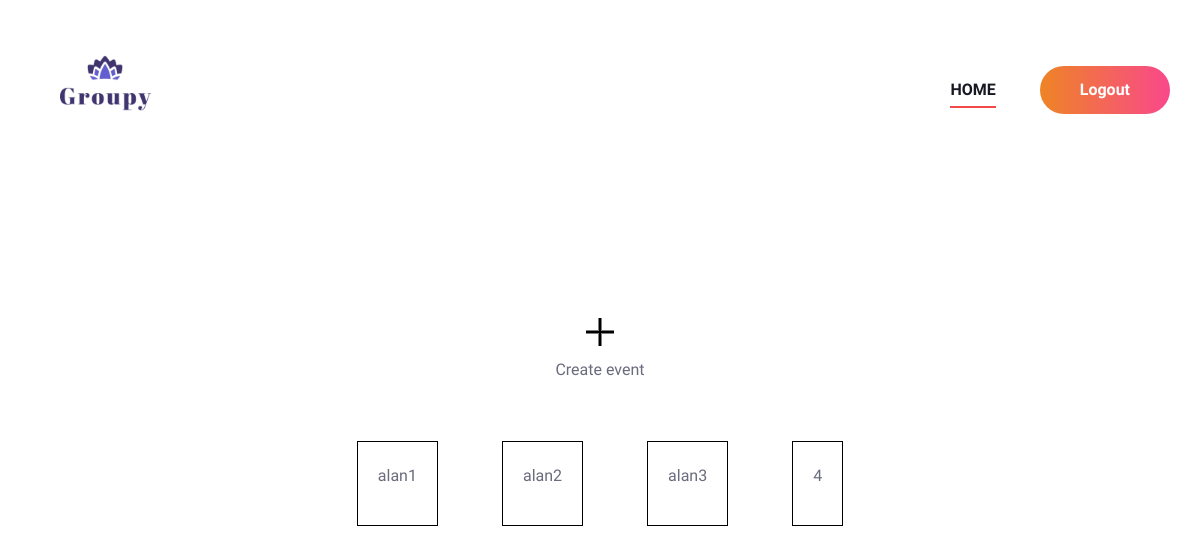
Before: /Org/home/ (signed in) with the older database file.
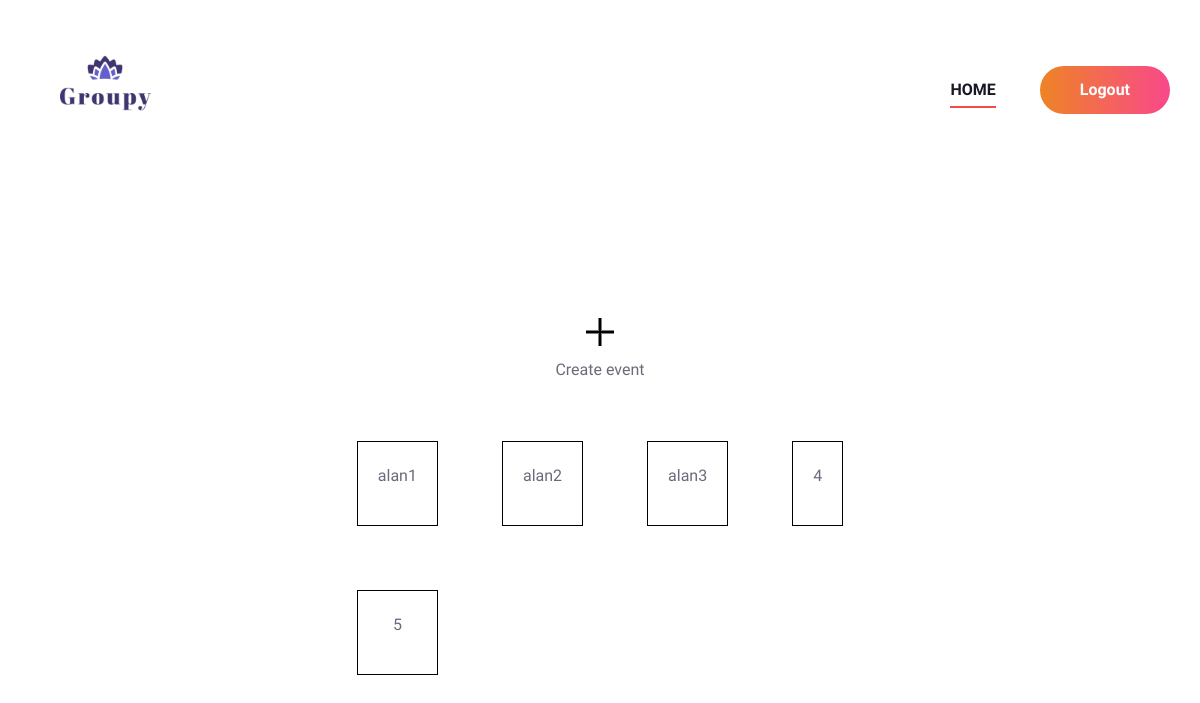
After: the same page with the newer database file.
### Organizer/models.py (models this page shows)
class Event(models.Model):
    code=models.CharField(max_length=50,unique=True)
    rooms=models.IntegerField()
    org=models.ForeignKey("Guest.organiser",on_delete=models.CASCADE)
    status=models.IntegerField(default=0)

### Organizer/views.py (the view)
# urls.py: 2. Add a URL to urlpatterns:  path('', views.home, name='home')
def home(request):
    if 'oid' in request.session:
        orgdata=organiser.objects.get(id=request.session["oid"])
        evendata=Event.objects.filter(org=orgdata)
        return render(request,"Organizer/Home.html",{'data':evendata})
    else:
        return redirect("Guest:login")

### Organizer/templates/Organizer/Home.html (shortened to what this page needs)
{% extends 'Organizer/Head.html'%}
{% load static %}
{%  block content %}
<br><br><br><br>
<!DOCTYPE html>
<html lang="en">
<head>
</head>
<body>
    <form action="" method="post">
        <table align="center" cellpadding="10">
            <tr>
                <td colspan="4" align="center">
                    <a href="{% url 'org:event' %}"><img src="{% static 'Img/add.png'%}">
                    <p>Create event</p>
                </a>
                </td>
            </tr>
           <tr>
            {% for i in data %}
            <td>
              <a href="{% url 'org:eventview' i.id %}" style="text-decoration: none;">
                <div style="text-align:center;border:1px solid black;margin:22px;padding:20px">
                    <p>{{i.code}}</p>
                </div></a>
            </td>
            {% if forloop.counter|divisibleby:4 %}
        </tr>
        <tr>
            {% endif %}
            {% endfor %}
        </table>
    </form>
</body>
</html>
<br><br><br><br><br><br><br><br><br><br><br><br><br><br><br><br><br><br><br><br><br>
{% endblock content %}

Changed rows visible on the page:
added Event: code "5"
